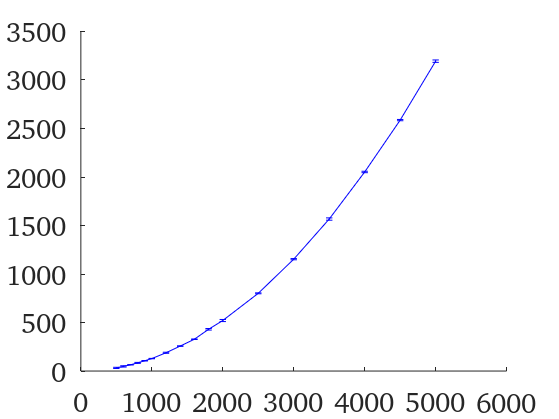

Here is the MATLAB script that generated this plot: (Note: this script raises an error after producing the figure.)
% Close all old plots
close all
clear all

% Variables
fontsize = 20;
save_to_file = 1;
linewidth = 3;

%% Our data from testing
% Matrix sizes
matsize = [500,600,700,800,900,1000,1200,1400,1600,1800,2000,2500,3000,3500,4000,4500,5000];

% System Names
names = {'Intel Xeon E3-1505M (single)','Intel Xeon E3-1505M (openmp)','Quadro M2200',...
    'AMD FX-8120 (single)','AMD FX-8120 (openmp)','GeForce GTX 970',...
    'Intel Core i7-7800X (single)','Intel Core i7-7800X (openmp)','GeForce GTX 1080 Ti'};

% Thinkpad p51
cpu1 = [32.4400,47.7600,64.5600,84.0800,105.9600,128.4400,188.4000,257.2800,327.8400,430.2800,520.7200,801.1200,1152.9600,1566.7200,2052.0000,2586.6800,3194.2000];
cpu1dev = [6.0470,6.6229,0.7526,5.0193,2.2888,2.0016,5.4991,2.3069,2.6635,7.9374,10.8500,4.7440,6.2128,11.8272,7.4027,6.6013,12.3321];
omp1 =[7.200,10.160,16.240,22.800,25.560,32.000,43.560,59.080,77.400,95.040,110.600,169.560,241.520,326.200,433.120,533.960,661.320];
omp1dev = [1.357,1.515,4.466,6.119,2.655,3.162,3.226,3.187,3.111,0.824,2.315,1.675,1.269,1.265,19.319,1.969,7.455];
gpu1 = [30.4000,45.9600,62.7200,80.8800,101.2400,125.6000,182.1200,252.2000,320.2400,396.5600,498.1600,746.4000,1068.9200,1451.0000,2992.2000,4091.6800,5643.8000];
gpu1dev = [3.2125,5.6884,6.5270,4.3573,6.8544,3.1875,4.7943,8.1927,4.2359,5.4117,7.1704,11.08513,5.3135,24.4426,30.2139,99.4206,35.6236];


% Desktop #1 AMD and 970
cpu2 = [37.1600,53.2400,73.0800,96.1600,123.1600,151.0000,223.5200,295.2800,385.6800,486.6800,600.2800,937.9600,1404.9200,1885.3600,2458.9600,3128.3600,3794.5200];
cpu2dev = [1.6415,2.1960,2.3481,2.3096,3.0024,3.0332,4.6829,4.9195,4.8143,6.0842,7.2747,8.7383,43.3063,46.1977,51.3945,62.0438,62.6681];
omp2 = [15.600,22.000,28.320,38.400,46.520,58.800,78.560,106.640,137.160,173.520,270.040,414.240,578.840,674.360,867.840,1047.280,1314.400];
omp2dev = [2.728,3.200,2.894,4.391,2.982,4.948,2.531,4.417,4.921,4.365,24.756,28.976,23.349,39.685,49.829,12.969,84.658];
gpu2 = [4.2000,5.2800,7.9200,9.3600,10.6800,13.1200,18.4000,24.5200,32.9200,39.8800,49.9200,76.1200,113.9600,148.8800,220.9200,292.2400,381.0400];
gpu2dev = [0.4000,0.4490,0.4833,0.6248,0.5455,0.8635,0.4899,0.8060,1.6473,0.9086,1.3242,2.0262,3.6494,1.8181,2.3138,2.3712,8.7749];

% Desktop #2 i7 and 1080ti
cpu3 = [21.880,31.520,43.040,56.840,72.440,88.720,126.640,170.560,225.880,289.360,349.080,546.840,785.520,1105.720,1410.440,1774.280,2201.320];
cpu3dev = [4.311,5.449,6.539,8.269,10.100,11.255,15.455,21.526,25.416,33.920,39.395,61.120,86.876,119.127,156.352,193.631,239.381];
omp3 = [21.120,29.880,30.640,31.800,35.760,38.040,45.840,59.800,68.840,80.560,104.360,143.000,220.840,291.520,345.720,434.800,546.160];
omp3dev = [11.944,6.814,5.878,9.831,7.522,7.861,10.578,13.270,11.814,12.589,11.778,20.934,14.195,12.875,42.405,46.163,43.534];
gpu3 = [3.000,3.600,4.800,5.040,6.400,7.360,10.600,13.000,17.160,19.480,24.440,37.160,51.120,69.720,92.240,114.360,139.680];
gpu3dev = [0.000,0.490,0.800,0.196,1.020,1.764,1.095,0.000,1.617,0.574,0.571,1.869,0.325,0.601,3.338,0.480,0.546];


%% Plot the data!
fh1 = figure('name','Convolution Runtime');
set(gcf,'PaperPositionMode','auto')
set(gcf,'defaultuicontrolfontsize',fontsize);
set(gcf,'defaultuicontrolfontname','Bitstream Charter');
set(gcf,'DefaultAxesFontSize',fontsize);
set(gcf,'DefaultAxesFontName','Bitstream Charter');
set(gcf,'DefaultTextFontSize',fontsize);
set(gcf,'DefaultTextFontname','Bitstream Charter');

errorbar(matsize,cpu1,cpu1dev,'b-','LineWidth',linewidth); hold on;
errorbar(matsize,omp1,omp1dev,'r:','LineWidth',linewidth); hold on;
errorbar(matsize,gpu1,gpu1dev,'g--','LineWidth',linewidth); hold on;

errorbar(matsize,cpu2,cpu2dev,'b-','LineWidth',linewidth); hold on;
errorbar(matsize,omp2,omp2dev,'r:','LineWidth',linewidth); hold on;
errorbar(matsize,gpu2,gpu2dev,'g--','LineWidth',linewidth); hold on;

errorbar(matsize,cpu3,cpu3dev,'b-','LineWidth',linewidth); hold on;
errorbar(matsize,omp3,omp3dev,'r:','LineWidth',linewidth); hold on;
errorbar(matsize,gpu3,gpu3dev,'g--','LineWidth',linewidth); hold on;

%========================================================================
%========================================================================

% errorbar(matsize,cpu1,cpu1dev,'-','LineWidth',linewidth); hold on;
% errorbar(matsize,omp1,omp1dev,':','LineWidth',linewidth); hold on;
% errorbar(matsize,gpu1,gpu1dev,'--','LineWidth',linewidth); hold on;
% 
% errorbar(matsize,cpu2,cpu2dev,'-','LineWidth',linewidth); hold on;
% errorbar(matsize,omp2,omp2dev,':','LineWidth',linewidth); hold on;
% errorbar(matsize,gpu2,gpu2dev,'--','LineWidth',linewidth); hold on;
% 
% errorbar(matsize,cpu3,cpu3dev,'-','LineWidth',linewidth); hold on;
% errorbar(matsize,omp3,omp3dev,':','LineWidth',linewidth); hold on;
% errorbar(matsize,gpu3,gpu3dev,'--','LineWidth',linewidth); hold on;


%ylim([0 5])
legend(names,'Location','northwest');
ylabel('Average Time (ms)');
xlabel('Image Width/Height (px)');
set(gcf,'Position',[0 0 1200 600])


%% Save them to file
if save_to_file
    print(fh1,'-dpng','-r500','plot_times_type.png')
end

